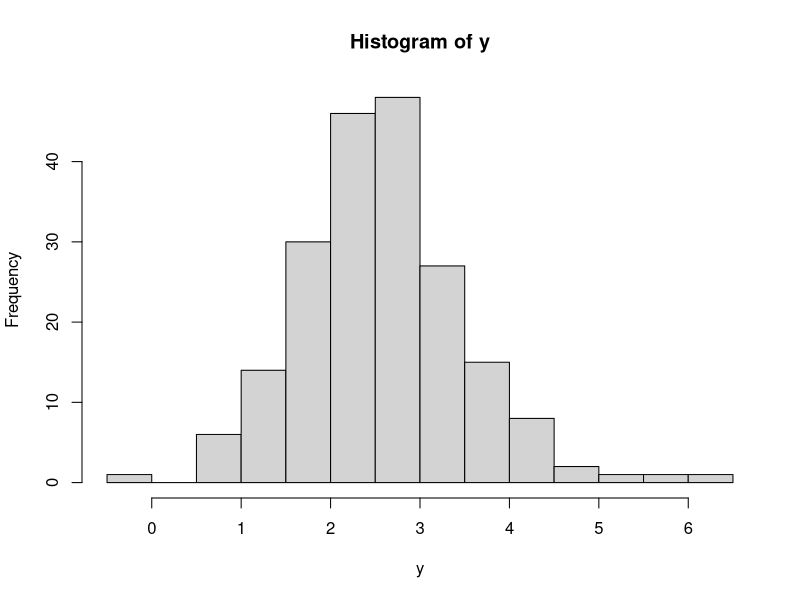
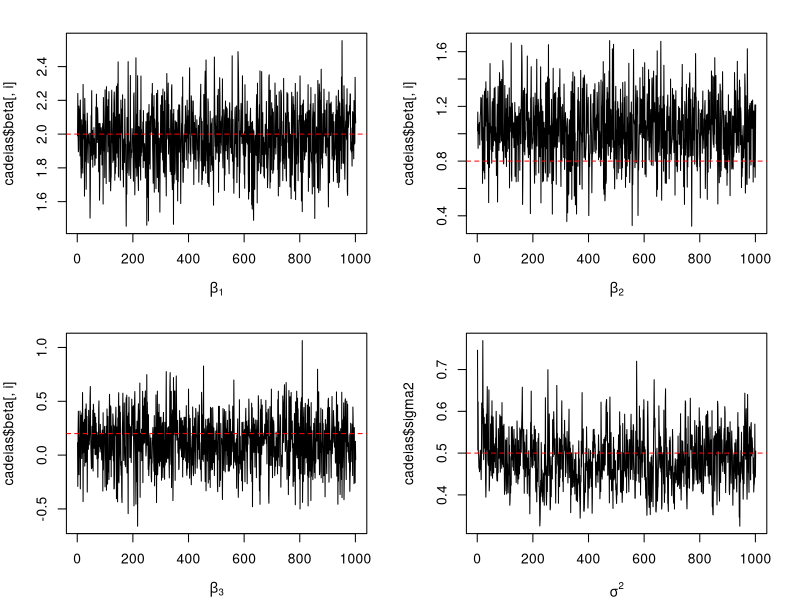
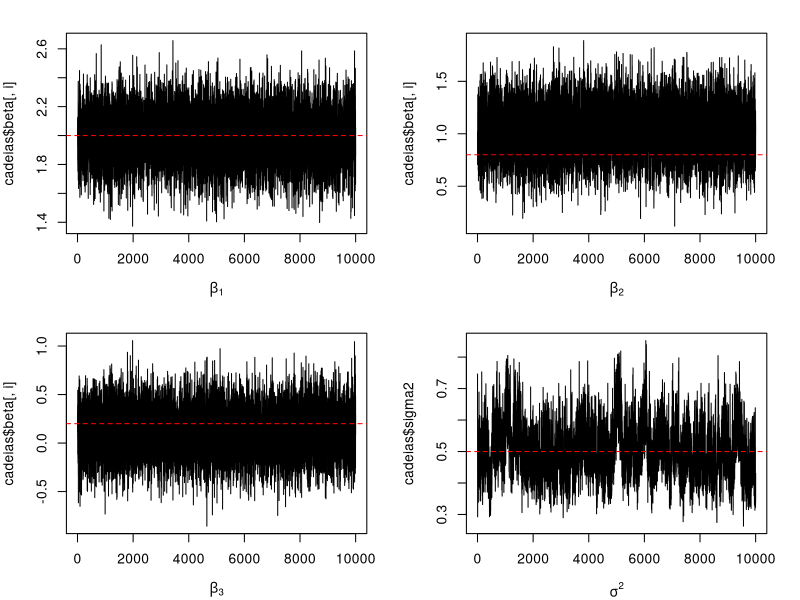
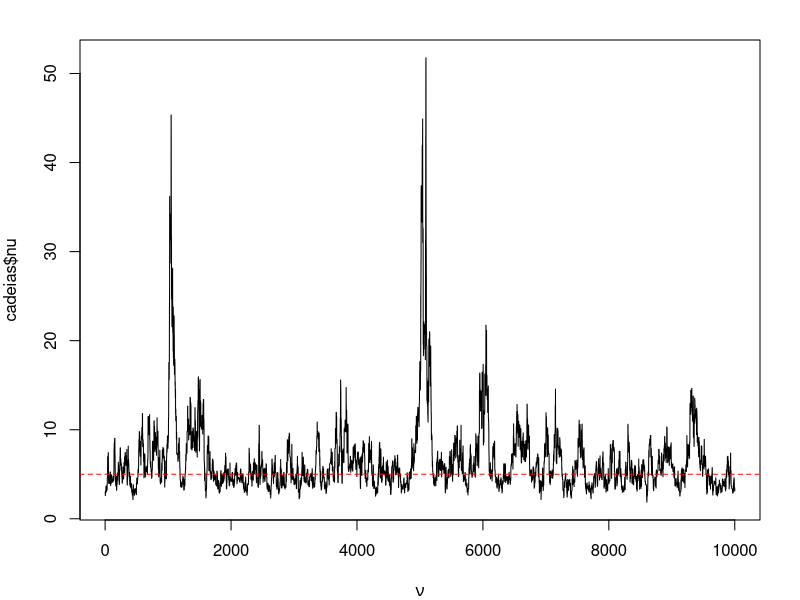
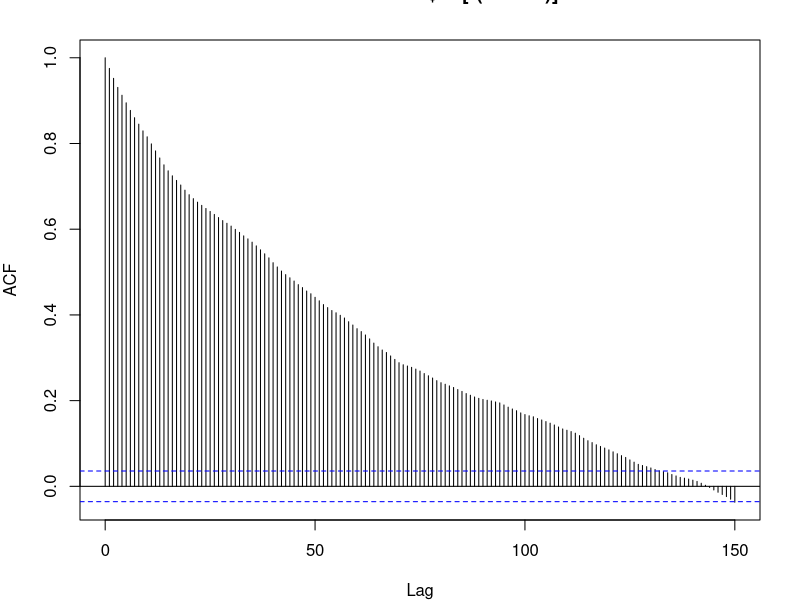
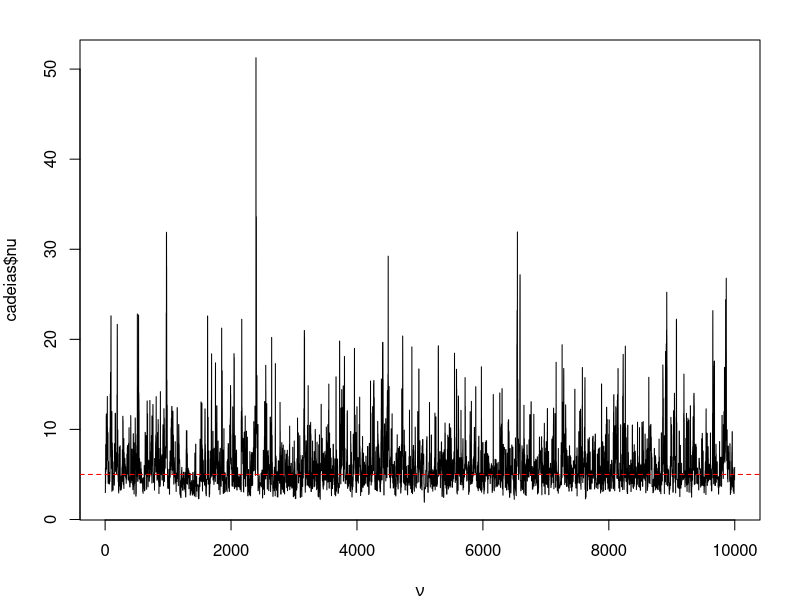
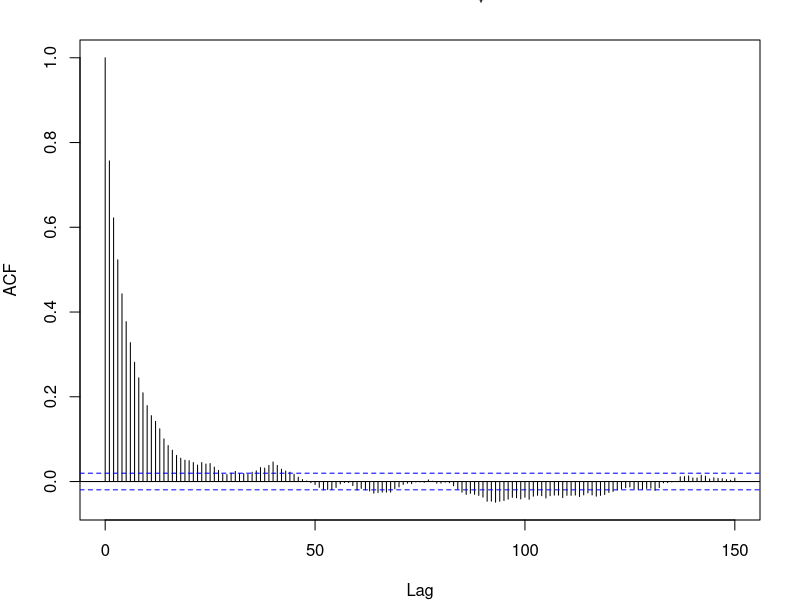
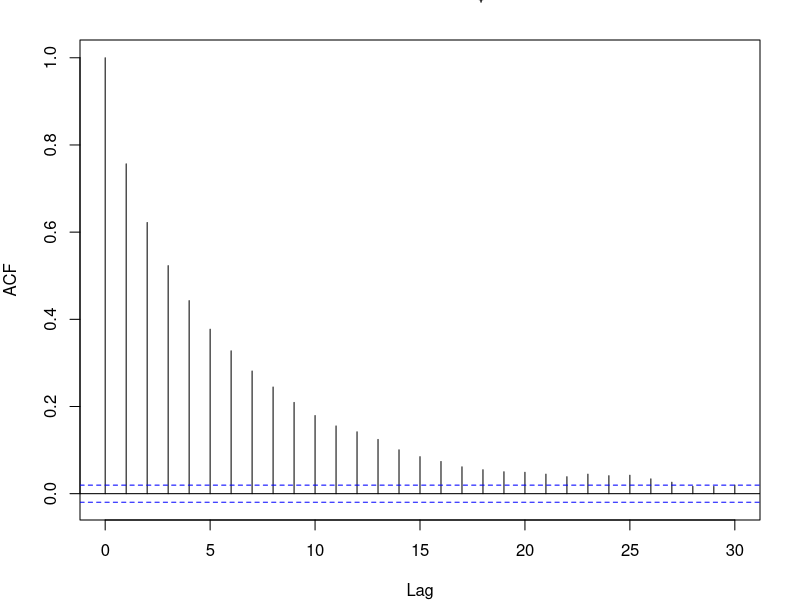

These figures' R source, in order:
################################################################################
################################################################################
##################____________________________________________##################
##################                                            ##################
##################        Drops 4: Metropolis-Hastings        ##################
##################____________________________________________##################
##################                                            ##################
################################################################################
################################################################################

#Modelo: Y = X*beta + e, e ~ T_nu(0, sigma) => e|lambda ~ N(0, sigma2/lambda)
#beta|sigma2 ~ N(0, v2*sigma2)
#sigma2 ~ GamaInv(a, b)
#lambda|nu ~ Gama(nu/2, nu/2)
#nu ~ Fonseca et al (2008)

library(MASS) #ginv para a inversa

################################################################################
####################     Parte 1: nu fixado e conhecido     ####################
################################################################################
#B - simulações
#y - variável resposta
#X - covariáveis
#nu - graus de liberdade
#v2, a, b - parâmetros da priori
Gibbs <- function(B, y, X, nu, v2, a, b, seed = NULL){
  n <- length(y) #Tamanho da amostra
  n_cov <- dim(X)[2] #Número de covariáveis
  #Definindo os parâmetros de interesse (lambda não é de interesse!)
  beta <- matrix(NA, nrow = B+1, ncol = n_cov)
  sigma2 <- numeric(B+1)
  #Chutes iniciais (regressão linear frequentista)
  beta[1, ] <- ginv(t(X)%*%X)%*%t(X)%*%y
  sigma2[1] <- sum((y - X%*%beta[1,])^2)/(n - n_cov)
  #Amostrador de Gibbs
  set.seed(seed)
  for(i in 2:(B+1)){
    e2 <- (y - X%*%beta[i-1,])^2
    #lambda
    lambda <- rgamma(n, (nu+1)/2, 1/2*(nu + e2/sigma2[i-1]))
    #sigma2
    sigma2[i] <- 1/rgamma(1, (n+n_cov)/2 + a,
                         sum(lambda*e2)/2 + sum(beta[i-1,]^2)/(2*v2) + b)
    #beta
    V <- ginv(t(X)%*%X + diag(1/(v2*sigma2[i]), n_cov))
    m <- V%*%t(X)%*%y
    beta[i,] <- m + t(chol(V))%*%rnorm(n_cov)
  }
  return(list(beta = beta, sigma2 = sigma2, nu = nu))
}

set.seed(666)
n <- 200
beta <- c(2, .8, .2)
sigma2 <- .5
nu <- 5
X <- matrix(c(rep(1, n), runif(n), runif(n)), ncol = 3)
y <- rt(n, nu)*sqrt(sigma2) + X%*%beta

hist(y)

cadeias <- Gibbs(B = 1000, y = y, X = X, nu = nu,
                 v2 = 100, a = .01, b = .01, seed = 42)

par(mfrow = c(2, 2), mar = c(4,4,2,2))
for(i in 1:3){
  plot(cadeias$beta[,i], type = 'l', xlab = bquote(beta[.(i)]))
  abline(h = beta[i], col = 'red', lty = 2)
}
plot(cadeias$sigma2, type = 'l', xlab = expression(sigma^2))
abline(h = sigma2, col = 'red', lty = 2)

################################################################################
####################        Parte 2: nu desconhecido        ####################
################################################################################

priori.nu <- function(nu, log = T){
  den <- 1/2*log(nu/(nu+3)) +
    1/2*log(trigamma(nu/2)-trigamma((nu+1)/2)-2*(nu+3)/(nu*(nu+1)^2))
  if(!log) den <- exp(den)
  return(den)
}
MCMC <- function(B, y, X, nu0, v.nu, v2, a, b, seed = NULL){
  n <- length(y) #Tamanho da amostra
  n_cov <- dim(X)[2] #Número de covariáveis
  #Definindo os parâmetros de interesse (lambda não é de interesse!)
  beta <- matrix(NA, nrow = B+1, ncol = n_cov)
  sigma2 <- nu <- numeric(B+1)
  #Chutes iniciais (regressão linear frequentista)
  beta[1, ] <- ginv(t(X)%*%X)%*%t(X)%*%y
  sigma2[1] <- sum((y - X%*%beta[1,])^2)/(n - n_cov)
  nu[1] <- nu0
  #Taxa de aceitação
  aceita <- 0
  set.seed(seed)
  for(i in 2:(B+1)){
    #Resíduo ao quadrado
    e2 <- (y - X%*%beta[i-1,])^2
    #lambda (Gibbs)
    lambda <- rgamma(n, (nu[i-1]+1)/2, 1/2*(nu[i-1] + e2/sigma2[i-1]))
    
    #nu (MH)
    nu.prop <- exp(rnorm(1, log(nu[i-1]), sd = sqrt(v.nu)))
    log_a <-
      sum(dgamma(lambda, nu.prop/2, nu.prop/2, log = T) -
            dgamma(lambda, nu[i-1]/2, nu[i-1]/2, log = T)) + #log-vero
      priori.nu(nu.prop) - priori.nu(nu[i-1]) + #log-priori
      dnorm(log(nu[i-1]), mean = log(nu.prop), sd = sqrt(v.nu), log = T) -
      dnorm(log(nu.prop), mean = log(nu[i-1]), sd = sqrt(v.nu), log = T) #prop
    ifelse(log_a >= log(runif(1)),
           c(nu[i] <- nu.prop, aceita <- aceita + 1),
           nu[i] <- nu[i-1])
    #sigma2 (Gibbs)
    sigma2[i] <- 1/rgamma(1, (n+n_cov)/2 + a,
                          sum(lambda*e2)/2 + sum(beta[i-1,]^2)/(2*v2) + b)
    #beta (Gibbs)
    V <- ginv(t(X)%*%X + diag(1/(v2*sigma2[i]), n_cov))
    m <- V%*%t(X)%*%y
    beta[i,] <- m + t(chol(V))%*%rnorm(n_cov)
  }
  return(list(beta = beta, sigma2 = sigma2, nu = nu, aceita = aceita/B))
}

cadeias <- MCMC(B = 10000, y, X, nu0 = 3, v.nu = .055,
                v2 = 100, a = .01, b = .01, seed = 42)
cadeias$aceita

par(mfrow = c(2, 2), mar = c(4,4,2,2))
for(i in 1:3){
  plot(cadeias$beta[,i], type = 'l', xlab = bquote(beta[.(i)]))
  abline(h = beta[i], col = 'red', lty = 2)
}
plot(cadeias$sigma2, type = 'l', xlab = expression(sigma^2))
abline(h = sigma2, col = 'red', lty = 2)

par(mfrow = c(1, 1), mar = c(4,4,2,2))
plot(cadeias$nu, type = 'l', xlab = expression(nu))
abline(h = nu, col = 'red', lty = 2)


################################################################################
##################        Parte 3: outros diagnósticos        ##################
################################################################################

acf(cadeias$nu[-(1:7000)], lag = 150)

MCMC2 <- function(B, y, X, nu0, v.nu, v2, a, b, seed = NULL){
  n <- length(y) #Tamanho da amostra
  n_cov <- dim(X)[2] #Número de covariáveis
  #Definindo os parâmetros de interesse (lambda não é de interesse!)
  beta <- matrix(NA, nrow = B+1, ncol = n_cov)
  sigma2 <- nu <- numeric(B+1)
  #Chutes iniciais (regressão linear frequentista)
  beta[1, ] <- ginv(t(X)%*%X)%*%t(X)%*%y
  sigma2[1] <- sum((y - X%*%beta[1,])^2)/(n - n_cov)
  nu[1] <- nu0
  #Taxa de aceitação
  aceita <- 0
  set.seed(seed)
  for(i in 2:(B+1)){
    #Resíduo ao quadrado
    e <- (y - X%*%beta[i-1,])
    #lambda (Gibbs)
    lambda <- rgamma(n, (nu[i-1]+1)/2, 1/2*(nu[i-1] + e^2/sigma2[i-1]))
    
    #nu (MH)
    nu.prop <- exp(rnorm(1, log(nu[i-1]), sd = sqrt(v.nu)))
    
    log_a <-
      sum(dt(e/sqrt(sigma2[i-1]), nu.prop, log = T) -
            dt(e/sqrt(sigma2[i-1]), nu[i-1], log = T)) + #log-vero
      priori.nu(nu.prop) - priori.nu(nu[i-1]) + #log-priori
      dnorm(log(nu[i-1]), mean = log(nu.prop), sd = sqrt(v.nu), log = T) -
      dnorm(log(nu.prop), mean = log(nu[i-1]), sd = sqrt(v.nu), log = T) #prop
    
    ifelse(log_a >= log(runif(1)),
           c(nu[i] <- nu.prop, aceita <- aceita + 1),
           nu[i] <- nu[i-1])
    #sigma2 (Gibbs)
    sigma2[i] <- 1/rgamma(1, (n+n_cov)/2 + a,
                          sum(lambda*e^2)/2 + sum(beta[i-1,]^2)/(2*v2) + b)
    #beta (Gibbs)
    V <- ginv(t(X)%*%X + diag(1/(v2*sigma2[i]), n_cov))
    m <- V%*%t(X)%*%y
    beta[i,] <- m + t(chol(V))%*%rnorm(n_cov)
  }
  return(list(beta = beta, sigma2 = sigma2, nu = nu, aceita = aceita/B))
}

cadeias <- MCMC2(B = 10000, y, X, nu0 = 3, v.nu = .5,
                 v2 = 100, a = 0.01, b = 0.01, seed = 42)
cadeias$aceita

plot(cadeias$nu, type = 'l', xlab = expression(nu))
abline(h = nu, col = 'red', lty = 2)

acf(cadeias$nu, lag = 150)
acf(cadeias$nu, lag = 30)

acf(cadeias$beta[,1], lag = 30)
acf(cadeias$beta[,2], lag = 30)
acf(cadeias$beta[,3], lag = 30)
acf(cadeias$sigma2, lag = 30)

library(coda)
matMCMC <- cbind(cadeias$beta, cadeias$sigma2, cadeias$nu)
colnames(matMCMC) <- c("beta0", "beta1", "beta2", "sigma2", "nu")
matMCMC <- mcmc(data = matMCMC, start = 3000, thin = 30)
acfplot(matMCMC)
crosscorr.plot(matMCMC)
densplot(matMCMC)
effectiveSize(matMCMC)
geweke.plot(matMCMC)
HPDinterval(matMCMC, prob = 0.95)
rejectionRate(matMCMC)
